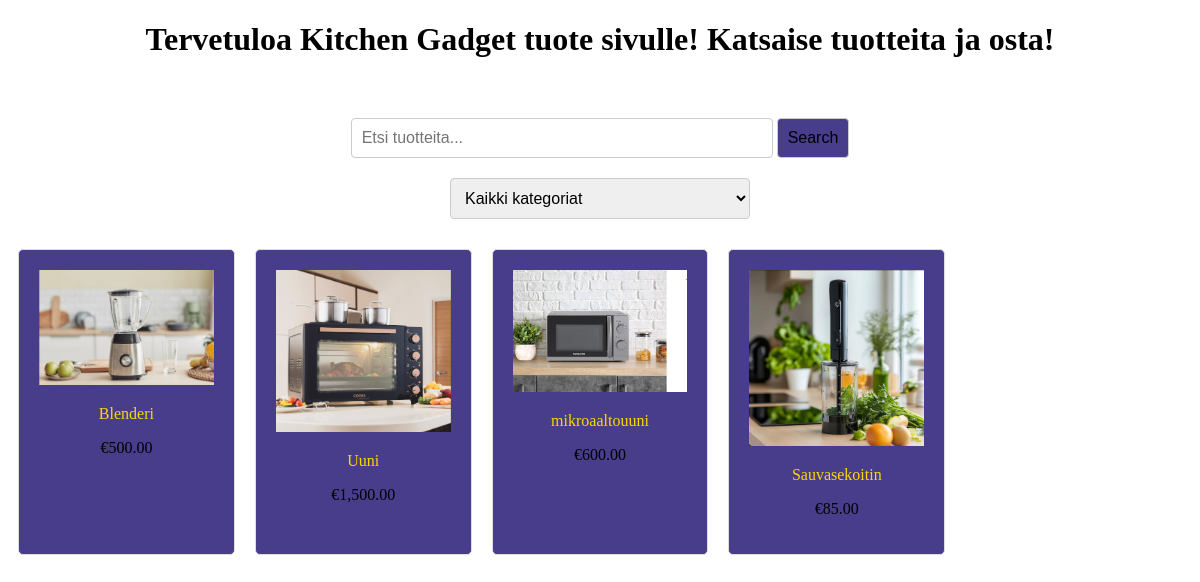
The page /tuoteet.php on the database its author committed.
### tables this page shows
CREATE TABLE `tuotteet` (
  `id` int(11) NOT NULL,
  `nimi` varchar(255) NOT NULL,
  `kuvaus` text DEFAULT NULL,
  `hinta` decimal(10,2) NOT NULL,
  `kuva` varchar(255) DEFAULT NULL,
  `varastomäärä` int(11) DEFAULT 0
);

### tuoteet.php (the view, shortened to what this page needs)
<?php
    try {
        $dsn = "mysql:host=" . DB_HOST . ";dbname=" . DB_DATABASE . ";charset=utf8";
        $pdo = new PDO($dsn, DB_USER, DB_PASSWORD);
        $pdo->setAttribute(PDO::ATTR_ERRMODE, PDO::ERRMODE_EXCEPTION);
        $pdo->setAttribute(PDO::ATTR_DEFAULT_FETCH_MODE, PDO::FETCH_ASSOC);
        $pdo->setAttribute(PDO::ATTR_EMULATE_PREPARES, false);
    } catch (PDOException $e) {
        die('Database connection failed: ' . $e->getMessage());
    }
    try {
        $stmt = $pdo->prepare("SELECT id, nimi, kuvaus, kuva, hinta, varastomäärä FROM tuotteet");
        $stmt->execute();
        $products = $stmt->fetchAll();
    } catch (PDOException $e) {
        echo '<p class="error">Error fetching products: ' . $e->getMessage() . '</p>';
        $products = [];
    }
    try {
        $stmt = $pdo->prepare("
            SELECT
                t.id, t.nimi, t.kuvaus, t.kuva, t.hinta, t.varastomäärä,
                COALESCE(GROUP_CONCAT(k.nimi SEPARATOR ','), '') AS categories
            FROM tuotteet t
            LEFT JOIN tuote_kategoria tk ON t.id = tk.tuote_id
            LEFT JOIN kategoriat k ON tk.kategoria_id = k.id
            GROUP BY t.id
        ");
        $stmt->execute();
        $products = $stmt->fetchAll();
    } catch (PDOException $e) {
        echo '<p class="error">Error fetching products: ' . $e->getMessage() . '</p>';
        $products = [];
    }
?>
<!DOCTYPE html>
<html lang="en">
<head>
</head>
<body>
    <h1 style="text-align: center;">Tervetuloa Kitchen Gadget tuote sivulle! Katsaise tuotteita ja osta!</h1>
    <br>
    <div class="search-bar-container">
        <input type="text" id="searchInput" class="search-bar" placeholder="Etsi tuotteita...">
        <button class="search-btn" onclick="searchProduct()">Search</button>
    </div>
    <div class="category-container">
    <select id="categorySelect" class="category-select" onchange="filterByCategory()">
        <option value="all">Kaikki kategoriat</option>
    </select>
</div>
    <form>
    <div class="product-grid">
        <?php foreach ($products as $product): ?>
            <div class="product"
            data-id="<?= htmlspecialchars($product['id']) ?>"
            data-categories="<?= htmlspecialchars($product['categories']) ?>"
            onclick="showPopup('<?= htmlspecialchars($product['id']) ?>', '<?= htmlspecialchars($product['nimi']) ?>', '<?= htmlspecialchars($product['kuvaus']) ?>', '<?= htmlspecialchars($product['kuva']) ?>', '<?= htmlspecialchars($product['hinta']) ?>', '<?= htmlspecialchars($product['varastomäärä']) ?>')">
            <img src="<?= htmlspecialchars($product['kuva']) ?>" alt="<?= htmlspecialchars($product['nimi']) ?>">
            <p style="color: gold;" class="name"><?= htmlspecialchars($product['nimi']) ?></p>
            <p class="price">€<?= number_format($product['hinta'], 2) ?></p>
        </div>
        <?php endforeach; ?>
    </div>
</form>
</body>
</html>

### tuoteet.php (style rules this page uses)
.product-grid { display: grid; grid-template-columns: repeat(auto-fill, minmax(200px, 1fr)); gap: 20px; max-width: 1200px; margin: 20px auto; padding: 10px; }
.product { position: relative; border: 1px solid #ddd; border-radius: 5px; overflow: hidden; text-align: center; background-color: darkslateblue; transition: transform 0.3s, background-color 0.3s; padding: 20px; }
.product img { width: 100%; height: auto; object-fit: cover; background-color: slateblue; }
.search-bar-container { margin: 20px auto; max-width: 500px; text-align: center; }
.search-bar { width: 80%; padding: 10px; font-size: 16px; border: 1px solid #ccc; border-radius: 4px; }
.search-btn { background-color: darkslateblue; border-radius: 4px; cursor: pointer; font-size: 16px; border: 1px solid #ccc; padding: 10px 10px; transition: background-color 0.3s; }
.category-container { margin: 20px auto; max-width: 300px; text-align: center; }
.category-select { width: 100%; padding: 10px; font-size: 16px; border: 1px solid #ccc; border-radius: 4px; }

### rows shown on the page
tuotteet: kuva (picture), nimi "Blenderi", hinta "500.00"
tuotteet: kuva (picture), nimi "Uuni", hinta "1,500.00"
tuotteet: kuva+nimi (picture), nimi "mikroaaltouuni", hinta "600.00"
tuotteet: kuva (picture), nimi "Sauvasekoitin", hinta "85.00"
